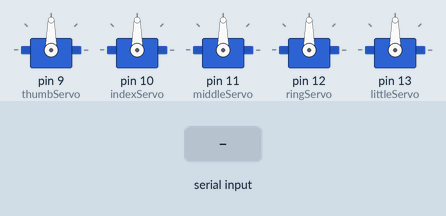
Bench run of a sketch on a simulated Arduino Uno, built with avr-gcc and run on an emulated ATmega328P. On the bench: 5 × servo. The test bench sets the inputs (shaded band).

Above: at 1.2 s.
1.3 s: "90,45,200\n" received over Serial
At 4.1 s:
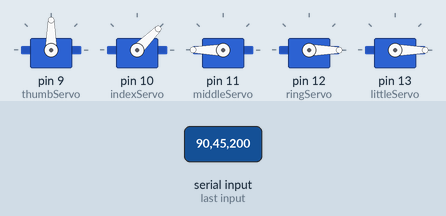
4.3 s: "30,150,10\n" received over Serial
At 6.7 s:
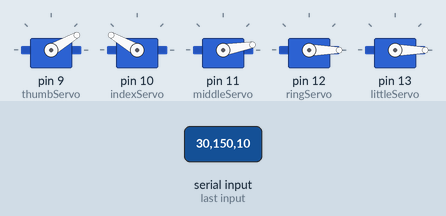
7.3 s: "30,150,10,200\n" received over Serial
At 9.5 s:
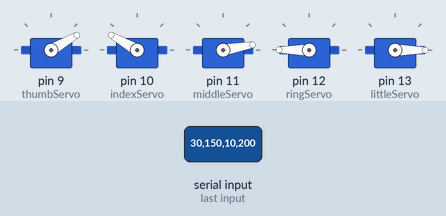
9.8 s: "1,90,45\n" received over Serial
At 13.2 s:
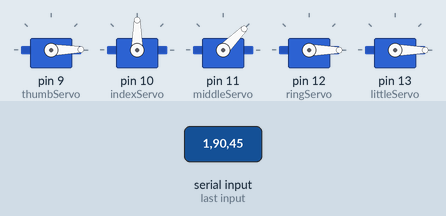
Timing chart, 0 to 13.8 s (numbered marks = the images above; inputs shaded):
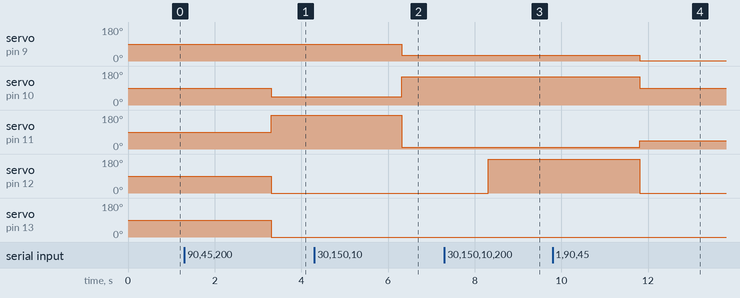

Measured:
- after the input at 1.3 s, servo on pin 10 (indexServo): 90° → 45° after 2.0 s; servo on pin 11 (middleServo): 90° → 180° after 2.0 s; servo on pin 12 (ringServo), servo on pin 13 (littleServo): 90° → 0° after 2.0 s
- after the input at 4.3 s, servo on pin 9 (thumbServo): 90° → 30° after 2.0 s; servo on pin 10 (indexServo): 45° → 150° after 2.0 s; servo on pin 11 (middleServo): 180° → 10° after 2.0 s
- after the input at 7.3 s, servo on pin 12 (ringServo): 0° → 180° after 1.0 s
- after the input at 9.8 s, servo on pin 9 (thumbServo): 30° → 1° after 2.0 s; servo on pin 10 (indexServo): 150° → 90° after 2.0 s; servo on pin 11 (middleServo): 10° → 45° after 2.0 s; servo on pin 12 (ringServo): 180° → 0° after 2.0 s

The sketch:

HandServoControl.ino
```cpp
#include <Servo.h>

Servo thumbServo;
Servo indexServo;
Servo middleServo;
Servo ringServo;
Servo littleServo;

void setup() {
  thumbServo.attach(9);   // Connect the thumb servo to pin 2
  indexServo.attach(10);   // Connect the index finger servo to pin 3
  middleServo.attach(11);  // Connect the middle finger servo to pin 4
  ringServo.attach(12);    // Connect the ring finger servo to pin 5
  littleServo.attach(13);  // Connect the little finger servo to pin 6
  Serial.begin(9600);
}

void loop() {
  if (Serial.available() >= 5) {
    int thumbAngle = Serial.parseInt();
    int indexAngle = Serial.parseInt();
    int middleAngle = Serial.parseInt();
    int ringAngle = Serial.parseInt();
    int littleAngle = Serial.parseInt();

    thumbServo.write(thumbAngle);
    indexServo.write(indexAngle);
    middleServo.write(middleAngle);
    ringServo.write(ringAngle);
    littleServo.write(littleAngle);
  }
}
```
